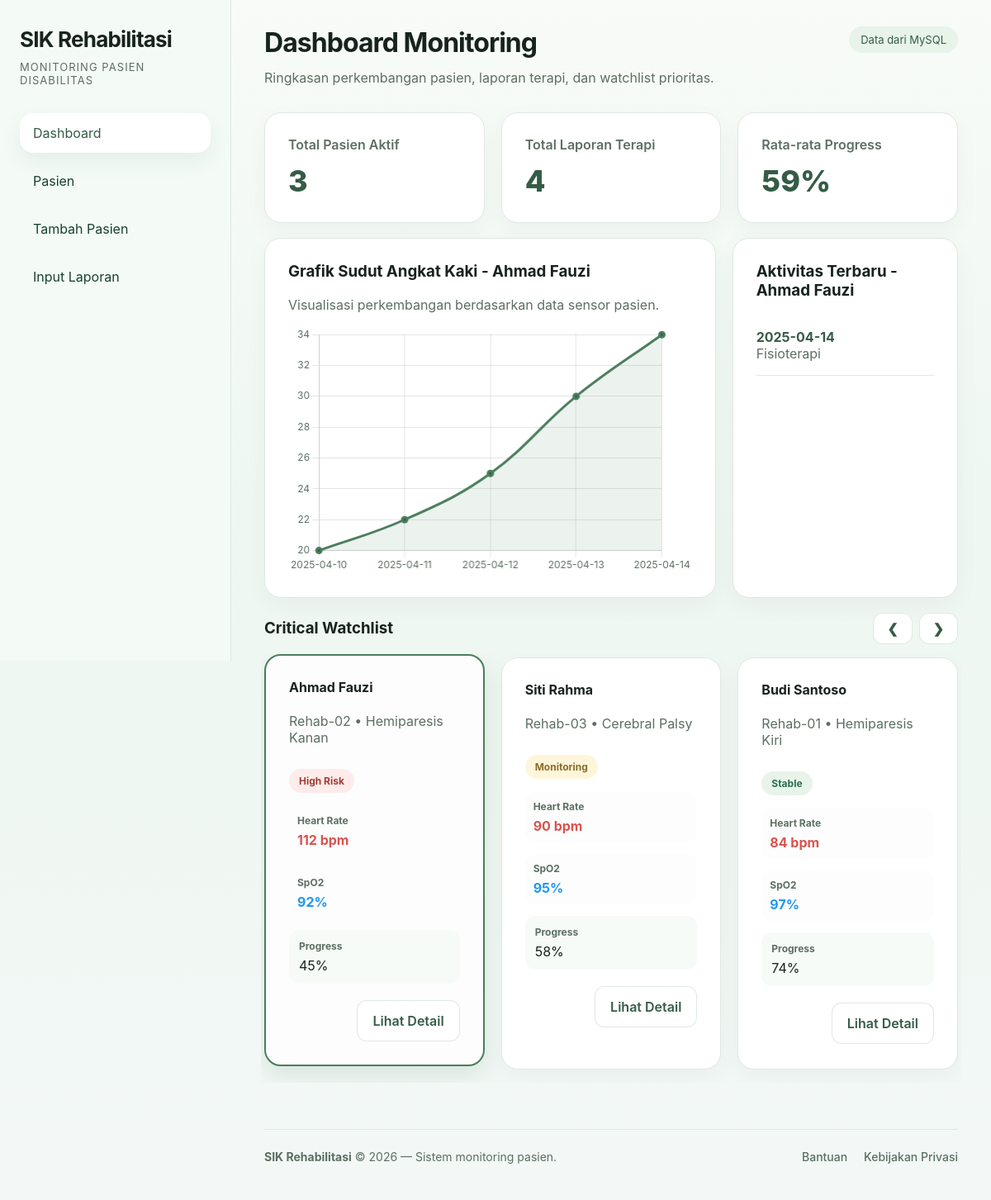
The page / on the database its author committed.
### tables this page shows
CREATE TABLE patients (
    id INT PRIMARY KEY AUTO_INCREMENT,
    code VARCHAR(20) NOT NULL UNIQUE,
    name VARCHAR(100) NOT NULL,
    age INT NOT NULL,
    gender ENUM('L','P') NOT NULL,
    address VARCHAR(150),
    diagnosis VARCHAR(100) NOT NULL,
    disability_type VARCHAR(50) NOT NULL,
    status ENUM('stable','monitoring','high-risk','urgent') NOT NULL DEFAULT 'monitoring',
    room VARCHAR(50),
    blood_type VARCHAR(5),
    admission_date DATE,
    clinician VARCHAR(100),
    progress INT DEFAULT 0,
    phase VARCHAR(30),
    latest_assessment DATETIME,
    heart_rate INT,
    spo2 INT,
    blood_pressure VARCHAR(15)
);

CREATE TABLE reports (
    id INT PRIMARY KEY AUTO_INCREMENT,
    patient_id INT NOT NULL,
    report_date DATE NOT NULL,
    activity_type VARCHAR(50) NOT NULL,
    narrative TEXT,
    mobility TINYINT,
    communication TINYINT,
    social_skills TINYINT,
    CONSTRAINT fk_reports_patient FOREIGN KEY (patient_id) REFERENCES patients(id)
        ON DELETE CASCADE ON UPDATE CASCADE
);

### includes/functions.php (called while the page is built, shortened)
<?php
function h(?string $value): string
{
    return htmlspecialchars((string)$value, ENT_QUOTES, 'UTF-8');
}
function getSummary(PDO $pdo): array
{
    $totalPatients = (int)$pdo->query("SELECT COUNT(*) FROM patients")->fetchColumn();
    $activeReports = (int)$pdo->query("SELECT COUNT(*) FROM reports")->fetchColumn();
    $avgProgress = (int)$pdo->query("SELECT COALESCE(AVG(progress), 0) FROM patients")->fetchColumn();
    return [
        'totalPatients' => $totalPatients,
        'activeReports' => $activeReports,
        'avgProgress' => $avgProgress,
    ];
}
function getSensorReadings(PDO $pdo, int $patientId): array
{
    $stmt = $pdo->prepare("SELECT * FROM sensor_readings WHERE patient_id = ? ORDER BY session_date ASC, id ASC");
    $stmt->execute([$patientId]);
    return $stmt->fetchAll();
}
function getActivities(PDO $pdo, ?int $patientId = null): array
{
    if ($patientId) {
        $stmt = $pdo->prepare("SELECT r.report_date, r.activity_type, p.name
                FROM reports r
                JOIN patients p ON p.id = r.patient_id
                WHERE r.patient_id = ?
                ORDER BY r.id DESC
                LIMIT 5");
        $stmt->execute([$patientId]);
        return $stmt->fetchAll();
    }
    $sql = "SELECT r.report_date, r.activity_type, p.name
            FROM reports r
            JOIN patients p ON p.id = r.patient_id
            ORDER BY r.id DESC
            LIMIT 5";
    return $pdo->query($sql)->fetchAll();
}
function getWatchlist(PDO $pdo): array
{
    $sql = "SELECT * FROM patients ORDER BY FIELD(status, 'high-risk', 'urgent', 'monitoring', 'stable'), progress ASC";
    return $pdo->query($sql)->fetchAll();
}
function statusLabel(string $status): string
{
    $map = [
        'stable' => 'Stable',
        'monitoring' => 'Monitoring',
        'high-risk' => 'High Risk',
        'urgent' => 'Urgent',
    ];
    return $map[$status] ?? ucfirst($status);
}
?>

### index.php (the view, shortened to what this page needs)
<?php
require 'includes/db.php';
require 'includes/functions.php';
$activePage = 'dashboard';
$summary = getSummary($pdo);
$watchlist = getWatchlist($pdo);
$selectedPatientId = isset($_GET['patient_id']) ? (int)$_GET['patient_id'] : null;
if ($selectedPatientId) {
    $chartPatient = getPatientById($pdo, $selectedPatientId);
} else {
    $chartPatient = $watchlist[0] ?? getPatients($pdo)[0] ?? null;
}
$activities = getActivities($pdo, $chartPatient ? (int)$chartPatient['id'] : null);
$chartData = $chartPatient ? getSensorReadings($pdo, (int)$chartPatient['id']) : [];
require 'includes/header.php';
?>
<div class="topbar">
    <div class="page-title">
        <h2>Dashboard Monitoring</h2>
        <p>Ringkasan perkembangan pasien, laporan terapi, dan watchlist prioritas.</p>
    </div>
    <div class="badge">Data dari MySQL</div>
</div>
<section class="stats-grid">
    <div class="card"><div class="muted" style="font-weight: 600;">Total Pasien Aktif</div><div class="stat-value"><?= $summary['totalPatients'] ?></div></div>
    <div class="card"><div class="muted" style="font-weight: 600;">Total Laporan Terapi</div><div class="stat-value"><?= $summary['activeReports'] ?></div></div>
    <div class="card"><div class="muted" style="font-weight: 600;">Rata-rata Progress</div><div class="stat-value"><?= $summary['avgProgress'] ?>%</div></div>
</section>
<section class="grid-2 mt-18">
    <div class="card">
        <h3>Grafik Sudut Angkat Kaki <?= $chartPatient ? '- ' . h($chartPatient['name']) : '' ?></h3>
        <p class="muted">Visualisasi perkembangan berdasarkan data sensor pasien.</p>
        <div class="chart-container">
            <canvas id="dashboardChart"></canvas>
        </div>
        <script>
            window.dashboardChartData = {
                labels: <?= json_encode(array_column($chartData, 'session_date')) ?>,
                values: <?= json_encode(array_map('floatval', array_column($chartData, 'angle'))) ?>,
                title: <?= json_encode($chartPatient ? $chartPatient['name'] : 'Tidak ada data') ?>
            };
        </script>
    </div>
    <div class="card">
        <h3>Aktivitas Terbaru <?= $chartPatient ? '- ' . h($chartPatient['name']) : '' ?></h3>
        <?php if (empty($activities)): ?>
            <p class="muted">Belum ada aktivitas untuk pasien ini.</p>
        <?php else: ?>
            <ul class="list">
                <?php foreach ($activities as $item): ?>
                    <li>
                        <strong style="color: var(--primary-dark);"><?= h($item['report_date']) ?></strong><br>
                        <span class="muted"><?= h($item['activity_type']) ?></span>
                    </li>
                <?php endforeach; ?>
            </ul>
        <?php endif; ?>
    </div>
</section>
<section class="mt-18">
    <div style="display: flex; justify-content: space-between; align-items: center; margin-bottom: 16px;">
        <h3 style="margin: 0;">Critical Watchlist</h3>
        <div style="display: flex; gap: 8px;">
            <button class="btn btn-secondary" onclick="slideWatchlist(-1)" style="padding: 8px 16px; font-size: 16px; border-radius: 12px;">&#10094;</button>
            <button class="btn btn-secondary" onclick="slideWatchlist(1)" style="padding: 8px 16px; font-size: 16px; border-radius: 12px;">&#10095;</button>
        </div>
    </div>
    <div id="watchlist-track" class="slider-track">
        <?php foreach ($watchlist as $patient): ?>
            <?php
            $isSelected = $chartPatient && $chartPatient['id'] === $patient['id'];
            $cardStyle = 'cursor: pointer; transition: all 0.2s ease;';
            if ($isSelected) {
                $cardStyle .= ' border: 2px solid var(--primary); box-shadow: 0 12px 28px rgba(74, 125, 93, 0.15); transform: translateY(-4px); background: #fdfdfd;';
            }
            ?>
            <div class="card slider-card" style="<?= $cardStyle ?>" onclick="if(!event.target.closest('a')) window.location.href='?patient_id=<?= (int)$patient['id'] ?>'">
                <h4><?= h($patient['name']) ?></h4>
                <p class="muted"><?= h($patient['room']) ?> • <?= h($patient['diagnosis']) ?></p>
                <p class="status <?= h($patient['status']) ?>"><?= h(statusLabel($patient['status'])) ?></p>
                <div class="kv single" style="margin-top: 16px;">
                    <div class="item" style="background: #fdfdfd; padding: 10px;"><strong>Heart Rate</strong><span style="color: var(--danger); font-weight: bold;"><?= h((string)$patient['heart_rate']) ?> bpm</span></div>
                    <div class="item" style="background: #fdfdfd; padding: 10px;"><strong>SpO2</strong><span style="color: #2196F3; font-weight: bold;"><?= h((string)$patient['spo2']) ?>%</span></div>
                    <div class="item"><strong>Progress</strong><span><?= h((string)$patient['progress']) ?>%</span></div>
                </div>
                <div class="footer-actions">
                    <a class="btn btn-secondary" href="patient-detail.php?id=<?= (int)$patient['id'] ?>">Lihat Detail</a>
                </div>
            </div>
        <?php endforeach; ?>
    </div>
</section>
<?php require 'includes/footer.php'; ?>

### includes/header.php (shortened to what this page needs)
<!DOCTYPE html>
<html lang="id">
<head>
    <link rel="stylesheet" href="css/style.css?v=<?= time() ?>">
</head>
<body>
    <div class="layout">
        <aside class="sidebar">
            <div class="brand">
                <h1>SIK Rehabilitasi</h1>
                <p>Monitoring Pasien Disabilitas</p>
            </div>
            <nav class="nav">
                <a class="<?= ($activePage === 'dashboard') ? 'active' : '' ?>" href="index.php">Dashboard</a>
                <a class="<?= ($activePage === 'patients') ? 'active' : '' ?>" href="patients.php">Pasien</a>
                <a class="<?= ($activePage === 'add-patient') ? 'active' : '' ?>" href="add-patient.php">Tambah Pasien</a>
                <a class="<?= ($activePage === 'report-form') ? 'active' : '' ?>" href="report-form.php">Input Laporan</a>
            </nav>
        </aside>
        <main class="main">

### includes/footer.php (shortened to what this page needs)
            <footer class="app-footer">
                <div class="footer-content">
                    <div><strong>SIK Rehabilitasi</strong> © <?= date('Y') ?> — Sistem monitoring pasien.</div>
                    <div class="footer-links">
                        <a href="#">Bantuan</a>
                        <a href="#">Kebijakan Privasi</a>
                    </div>
                </div>
            </footer>
        </main>
    </div>
</body>
</html>

### rows shown on the page
patients: name "Ahmad Fauzi", room "Rehab-02", diagnosis "Hemiparesis Kanan", status "High Risk", heart_rate "112", spo2 "92", progress "45"
reports: report_date "2025-04-14", activity_type "Fisioterapi"
patients: name "Siti Rahma", room "Rehab-03", diagnosis "Cerebral Palsy", status "Monitoring", heart_rate "90", spo2 "95", progress "58"
patients: name "Budi Santoso", room "Rehab-01", diagnosis "Hemiparesis Kiri", status "Stable", heart_rate "84", spo2 "97", progress "74"

### other values the page prints
$summary['totalPatients'] "3"
$summary['activeReports'] "4"
$summary['avgProgress'] "59"
chart data {{ json_encode(array_column($chartData, 'session_date')) }} ["2025-04-10","2025-04-11","2025-04-12","2025-04-13","2025-04-14"]
